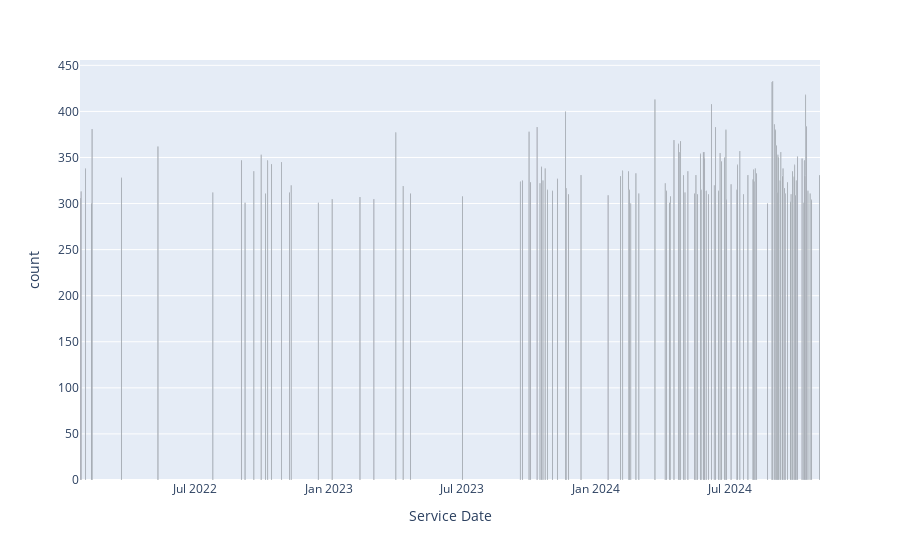

This figure's notebook cell:
### Code cell
subset_dates = service_date_counts.filter(service_date_counts['count']>=300)
fig = px.bar(subset_dates, x="Service Date", y="count", hover_data=["count"], color_discrete_sequence=["#000000"])
fig.show()
